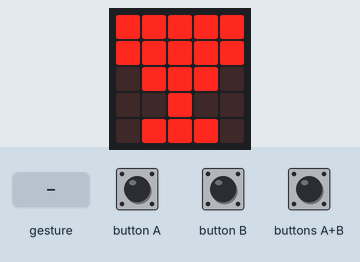
Recording of a program running on a simulated BBC micro:bit (MakeCode). Parts: the board's 5×5 LED display. The test bench sets the inputs (shaded band). A tilt is held for 1.5 s and a shake lasts 1 s, then the board lies face up again.

Above: at 5.7 s.
5.8 s: gesture 'tilt left'
At 7.3 s:
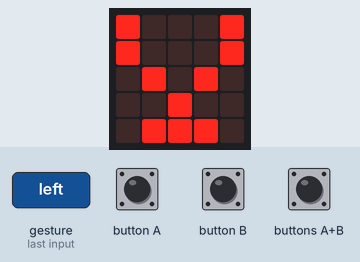
8.5 s: button A pressed for 1 s
At 10.1 s:
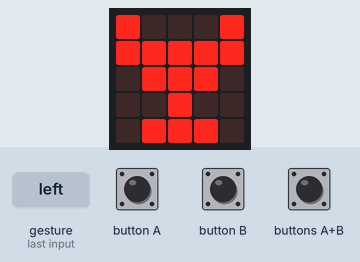
11.0 s: gesture 'tilt right'
At 11.43 s:
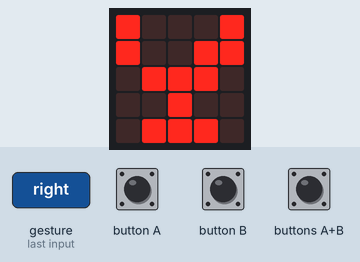
13.1 s: button A pressed for 3.2 s
At 13.53 s:
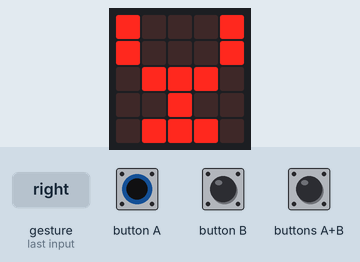
17.8 s: gesture 'tilt right'
At 18.16 s:
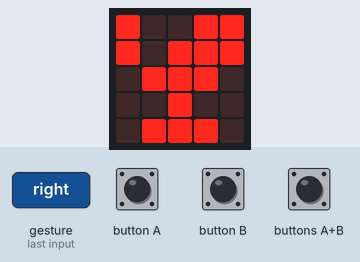
19.8 s: button B pressed for 1 s
At 21.5 s:
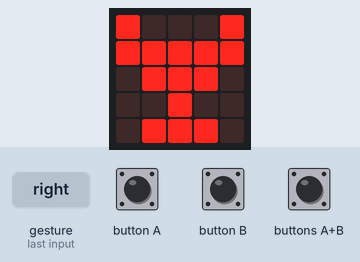
Timing chart, 0 to 23.0 s (numbered marks = the images above; inputs shaded):
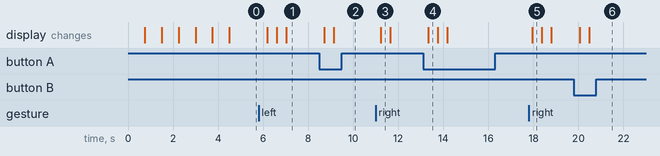

Measured:
- after the input at 5.8 s, the display: first changes after 0.39 s (image 1 shows a later state)
- after the input at 8.5 s, the display: first changes after 0.21 s (image 2 shows a later state)
- after the input at 11.0 s, the display: changes after 0.23 s (image 3)
- after the input at 13.1 s, the display: changes after 0.23 s (image 4)
- after the input at 17.8 s, the display: changes after 0.15 s (image 5)
- after the input at 19.8 s, the display: first changes after 0.25 s (image 6 shows a later state)
- what the display in image 3 shows lasts 0.4 s, from 11.2 s to 11.6 s

The program:

main.ts
```typescript
basic.showString("v")
basic.showString("i")
basic.showString("n")
basic.showString("h")
basic.showString("o")
basic.showString("?")
let copo = 3
basic.forever(function () {
    if (input.isGesture(Gesture.TiltLeft)) {
        if (copo > 0 && copo <= 3) {
            copo += 0 - 1
        }
        if (copo == 3) {
            basic.showLeds(`
                # # # . #
                # # # # #
                . # # # .
                . . # . .
                . # # # .
                `)
        } else if (copo == 2) {
            basic.showLeds(`
                # # . . #
                # # # . #
                . # # # .
                . . # . .
                . # # # .
                `)
        } else if (copo == 1) {
            basic.showLeds(`
                # . . . #
                # # . . #
                . # # # .
                . . # . .
                . # # # .
                `)
        } else {
            basic.showLeds(`
                # . . . #
                # . . . #
                . # . # .
                . . # . .
                . # # # .
                `)
        }
    } else if (input.isGesture(Gesture.TiltRight)) {
        if (copo > 0 && copo <= 3) {
            copo += 0 - 1
        }
        if (copo == 3) {
            basic.showLeds(`
                # . # # #
                # # # # #
                . # # # .
                . . # . .
                . # # # .
                `)
        } else if (copo == 2) {
            basic.showLeds(`
                # . . # #
                # . # # #
                . # # # .
                . . # . .
                . # # # .
                `)
        } else if (copo == 1) {
            basic.showLeds(`
                # . . . #
                # . . # #
                . # # # .
                . . # . .
                . # # # .
                `)
        } else {
            basic.showLeds(`
                # . . . #
                # . . . #
                . # . # .
                . . # . .
                . # # # .
                `)
        }
    } else {
        if (copo >= 0 && copo <= 3) {
            if ((input.buttonIsPressed(Button.A) || input.buttonIsPressed(Button.B) || input.buttonIsPressed(Button.AB)) && copo < 3) {
                copo += 1
            }
        }
        if (copo == 3) {
            basic.showLeds(`
                # # # # #
                # # # # #
                . # # # .
                . . # . .
                . # # # .
                `)
        } else if (copo == 2) {
            basic.showLeds(`
                # . . . #
                # # # # #
                . # # # .
                . . # . .
                . # # # .
                `)
        } else if (copo == 1) {
            basic.showLeds(`
                # . . . #
                # . . . #
                . # # # .
                . . # . .
                . # # # .
                `)
        } else {
            basic.showLeds(`
                # . . . #
                # . . . #
                . # . # .
                . . # . .
                . # # # .
                `)
        }
    }
})
```

test.ts
```typescript
// testes vão aqui; isto não será compilado quando este pacote for usado como uma extensão.
```
